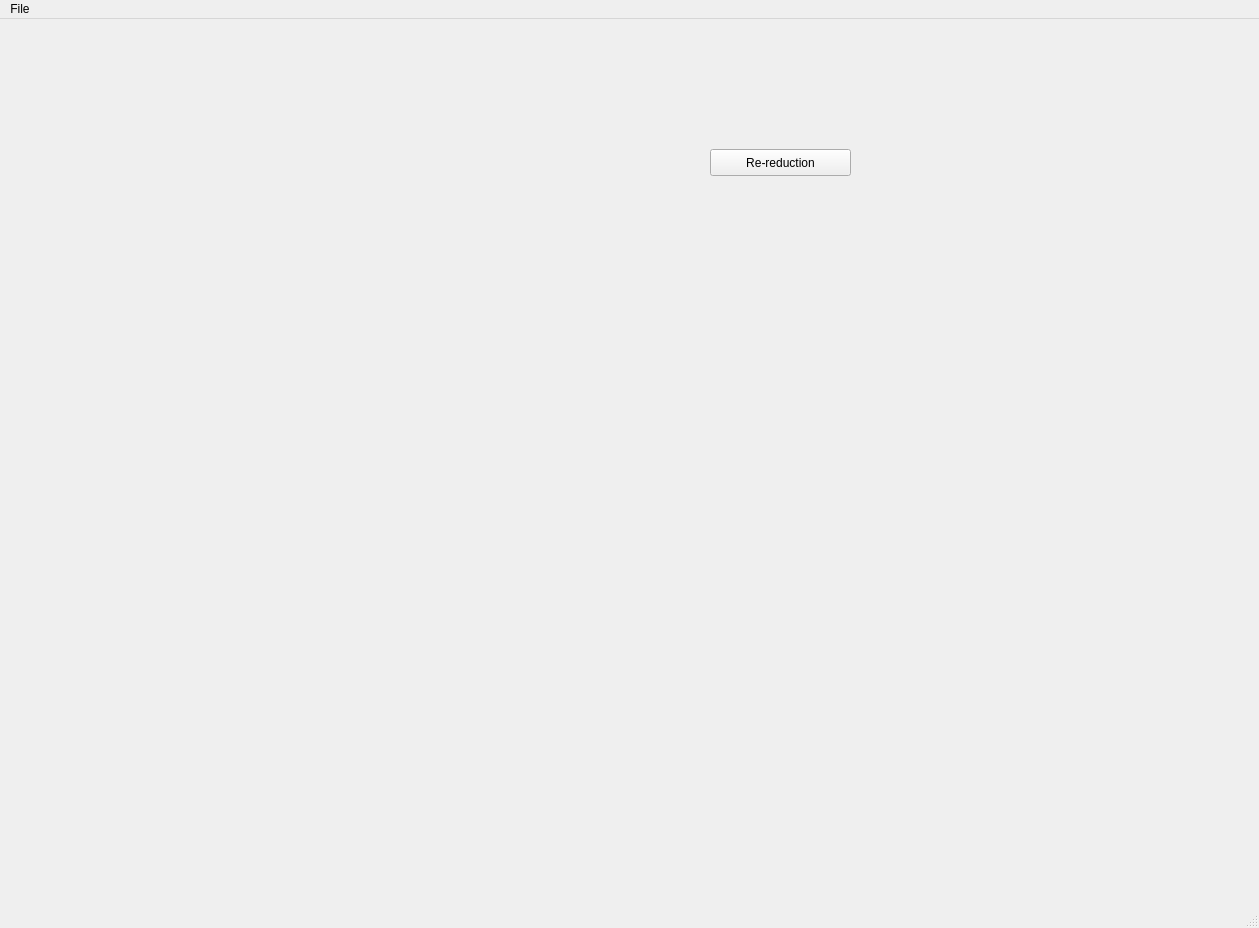
<?xml version="1.0" encoding="UTF-8"?>
<ui version="4.0">
 <class>MainWindow</class>
 <widget class="QMainWindow" name="MainWindow">
  <property name="geometry">
   <rect>
    <x>0</x>
    <y>0</y>
    <width>1259</width>
    <height>928</height>
   </rect>
  </property>
  <property name="windowTitle">
   <string>MainWindow</string>
  </property>
  <widget class="QWidget" name="centralwidget">
   <widget class="QFrame" name="graphicsView_frame">
    <property name="geometry">
     <rect>
      <x>90</x>
      <y>120</y>
      <width>561</width>
      <height>441</height>
     </rect>
    </property>
    <property name="toolTip">
     <string>&lt;html&gt;&lt;head/&gt;&lt;body&gt;&lt;p&gt;Show 2D image of (calibrated) first scan that was measured.&lt;/p&gt;&lt;p&gt;Provide interactive operation to determine how slice along arc.&lt;/p&gt;&lt;/body&gt;&lt;/html&gt;</string>
    </property>
   </widget>
   <widget class="QPushButton" name="pushButton">
    <property name="geometry">
     <rect>
      <x>710</x>
      <y>130</y>
      <width>141</width>
      <height>27</height>
     </rect>
    </property>
    <property name="text">
     <string>Re-reduction</string>
    </property>
   </widget>
  </widget>
  <widget class="QMenuBar" name="menubar">
   <property name="geometry">
    <rect>
     <x>0</x>
     <y>0</y>
     <width>1259</width>
     <height>25</height>
    </rect>
   </property>
   <widget class="QMenu" name="menuFile">
    <property name="title">
     <string>File</string>
    </property>
    <addaction name="actionQuit"/>
   </widget>
   <addaction name="menuFile"/>
  </widget>
  <widget class="QStatusBar" name="statusbar"/>
  <action name="actionQuit">
   <property name="text">
    <string>Quit</string>
   </property>
  </action>
 </widget>
 <resources/>
 <connections/>
</ui>
